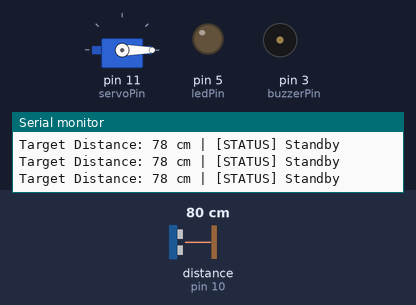
The sketch below on a simulated Arduino Uno, built with avr-gcc and run on an emulated ATmega328P. Parts: servo, output pins drawn as LEDs (lit = HIGH), buzzer (waves = sounding, pin HIGH), the last lines printed to the serial monitor. Wiring (inferred from the names in the program): ultrasonic range finder: trigger pin 9; echo pin 10. Inputs (shaded band) come from the test bench; at power-on: distance to the obstacle (sensor on pin 10) 80 cm. The echo pulse lasts 58.3 µs per cm; pins used as bus, display or sensor lines are not drawn.

Above: at 1.7 s.
1.8 s: distance to the obstacle (sensor on pin 10) set to 12 cm
3.3 s: distance to the obstacle (sensor on pin 10) set to 9 cm
At 5.2 s:
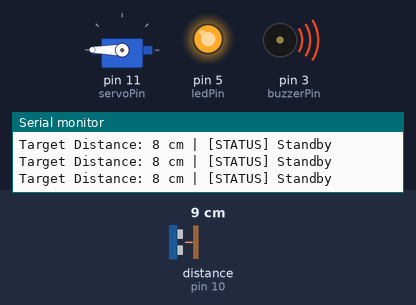
6.3 s: distance to the obstacle (sensor on pin 10) set to 14 cm
9.3 s: distance to the obstacle (sensor on pin 10) set to 18 cm
At 11.53 s:
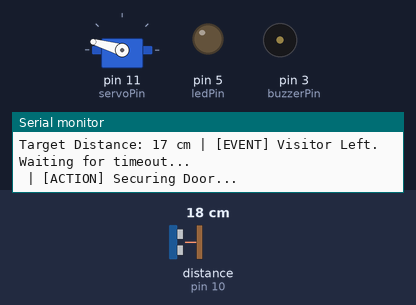
12.3 s: distance to the obstacle (sensor on pin 10) set to 2 cm
At 13.21 s:
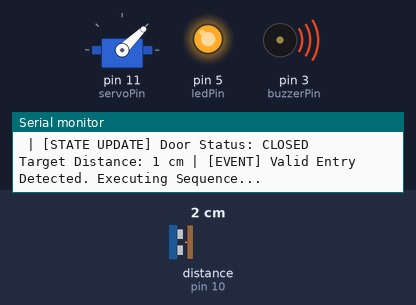
15.3 s: distance to the obstacle (sensor on pin 10) set to 35 cm
At 17.81 s:
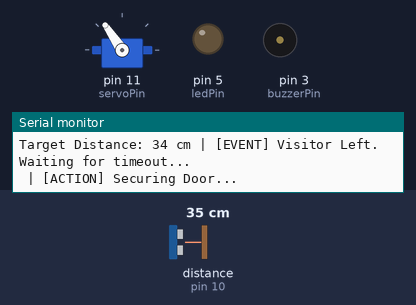
Timing chart, 0 to 19.3 s (numbered marks = the images above; inputs shaded):
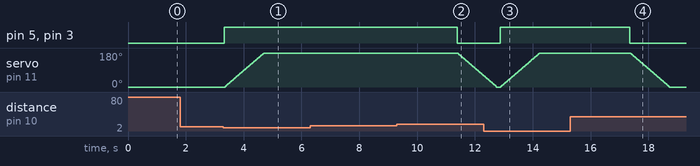

Measured:
- the behaviour switches between 11 and 10 cm on distance to the obstacle (sensor on pin 10) (found by bisection; images 0 and 1)
- the behaviour switches between 16 and 17 cm on distance to the obstacle (sensor on pin 10) (found by bisection; images 1 and 2)
- after the input at 3.3 s, pin 5 (ledPin), pin 3 (buzzerPin): LOW → HIGH at once; servo on pin 11 (servoPin): moves from 0° to 180° over 1.3 s, starting after 0.06 s
- after the input at 9.3 s, pin 5 (ledPin), pin 3 (buzzerPin): HIGH → LOW after 2.1 s; servo on pin 11 (servoPin): moves from 180° to 60° over 0.87 s, starting after 2.1 s
- after the input at 12.3 s, pin 5 (ledPin), pin 3 (buzzerPin): LOW → HIGH after 0.57 s
- after the input at 15.3 s, pin 5 (ledPin), pin 3 (buzzerPin): HIGH → LOW after 2.1 s; servo on pin 11 (servoPin): moves from 180° to 0° over 1.3 s, starting after 2.1 s

The sketch:

Smart_Door_State_Logic.ino
```cpp
/*
 * Project: Automated Smart Door Security System
 * Author: Sayon Ghosh (CSE Student)
 * Architecture: Finite State Machine (FSM) with Boolean Logic
 * Key Concept: Hysteresis (Dead Band) to prevent mechanical jitter.
 * * Logic Flow:
 * - The system uses a 'State Variable' (bool) to track if the door is Open/Closed.
 * - It implements a 'Dead Band' (10cm vs 15cm) to prevent oscillation.
 */

#include <Servo.h>

Servo myServo;

// Hardware Pin Configuration
const int buzzerPin = 3;
const int ledPin = 5;
const int trigPin = 9;
const int echoPin = 10;
const int servoPin = 11;

// Global Variables
long duration;
int distance;

// State Machine Variable (1-Bit Memory)
bool isDoorOpen = false;

void setup() {
  // Servo Initialization
  myServo.attach(servoPin);
  myServo.write(0); // Initial State: Closed
  delay(500);       // Mechanical settling time

  // Pin Configuration
  pinMode(trigPin, OUTPUT);
  pinMode(echoPin, INPUT);
  pinMode(buzzerPin, OUTPUT);
  pinMode(ledPin, OUTPUT);

  Serial.begin(9600);
  Serial.println("System Initialized: Security Protocol Active.");
}

void loop(){
  // --- SENSOR DRIVER LOGIC (Ultrasonic) ---
  digitalWrite(trigPin, LOW);
  delayMicroseconds(2);
  digitalWrite(trigPin, HIGH);
  delayMicroseconds(10);
  digitalWrite(trigPin, LOW);

  duration = pulseIn(echoPin, HIGH);
  // Physics: Distance = (Time * Speed of Sound) / 2
  distance = duration * 0.034 / 2;

  Serial.print("Target Distance: ");
  Serial.print(distance);
  Serial.print(" cm");

  // --- FINITE STATE MACHINE (FSM) LOGIC ---

  // STATE 1: ENTRY SEQUENCE
  // Condition: Visitor is close (<10cm) AND Door is currently Closed (False)
  if (distance < 10 && isDoorOpen == false) {
    Serial.println(" | [EVENT] Valid Entry Detected. Executing Sequence...");

    // Feedback
    digitalWrite(buzzerPin, HIGH);
    digitalWrite(ledPin, HIGH);

    // Actuator: Slew Rate Control for Smooth Opening
    for (int pos = 0; pos <= 180; pos += 2) {
      myServo.write(pos);
      delay(15);
    }

    // Update System Memory
    isDoorOpen = true;
    Serial.println(" | [STATE UPDATE] Door Status: OPEN");
  }

  // STATE 2: EXIT SEQUENCE
  // Condition: Visitor is far (>15cm) AND Door is currently Open (True)
  // Note: The 5cm gap (10-15) is the Hysteresis zone to ensure stability.
  else if (distance > 15 && isDoorOpen == true) {
    Serial.println(" | [EVENT] Visitor Left. Waiting for timeout...");
    delay(2000); // Safety Timeout

    Serial.println(" | [ACTION] Securing Door...");
    digitalWrite(buzzerPin, LOW);
    digitalWrite(ledPin, LOW);

    // Actuator: Smooth Closing
    for (int pos = 180; pos >= 0; pos -= 2) {
      myServo.write(pos);
      delay(15);
    }

    // Update System Memory
    isDoorOpen = false;
    Serial.println(" | [STATE UPDATE] Door Status: CLOSED");
  }

  else {
    Serial.println(" | [STATUS] Standby");
  }

  delay(100); // Loop stability delay
}
```
